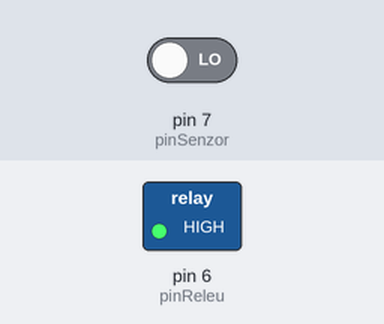
This sketch was run on a simulated Arduino Uno, built with avr-gcc and run on an emulated ATmega328P. Shown: switched loads named in the sketch (green lamp = pin HIGH). Inputs (shaded band) come from the test bench; at power-on: pin 7 (pinSenzor) LOW.

Above: at 1.2 s.
1.3 s: pin 7 (pinSenzor) driven HIGH
At 1.6 s:
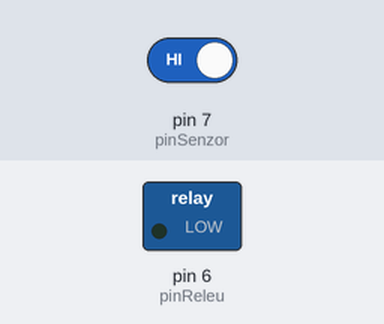
2.8 s: pin 7 (pinSenzor) driven LOW
At 4.0 s:
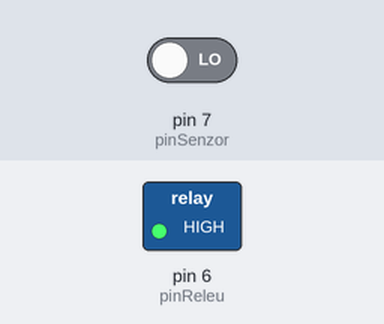
Timing chart, 0 to 5.8 s (numbered marks = the images above; inputs shaded):
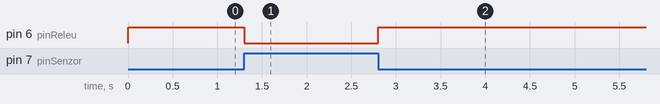

The sketch:

Exemplu_releu.ino
```cpp
#define pinSenzor 7 //D7 este pinul legat la senzorul NTC
#define pinReleu 6 //D6 este pinul legat la releu

void setup() {
  pinMode(pinSenzor, INPUT); //datele vor fi citite din senzor
  pinMode(pinReleu, OUTPUT); //Outputul va fi prin releu
}

void loop() {
  int valoare = digitalRead(pinSenzor); //daca valoare = 1 => temperatura setata pe senzor nu a fost atinsa, valoare = 0 => temperatura setata a fost atinsa
  if(valoare)
    digitalWrite(pinReleu, LOW); //releul va fi deschis
  else
    digitalWrite(pinReleu, HIGH); //releul va fi inchis
  delay(100);
}
```

Measured:
- after the input at 1.3 s, pin 6 (pinReleu): HIGH → LOW at once
- after the input at 2.8 s, pin 6 (pinReleu): LOW → HIGH at once
